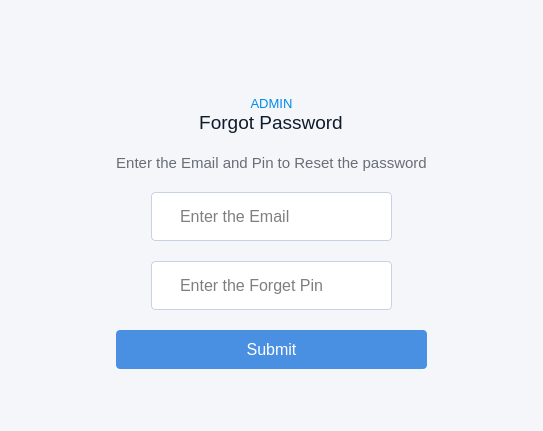
<?xml version="1.0" encoding="UTF-8"?>
<ui version="4.0">
 <class>Forgot_Password_Dialog</class>
 <widget class="QDialog" name="Forgot_Password_Dialog">
  <property name="geometry">
   <rect>
    <x>0</x>
    <y>0</y>
    <width>543</width>
    <height>431</height>
   </rect>
  </property>
  <property name="windowTitle">
   <string>IMS : Forgot Password ?</string>
  </property>
  <property name="styleSheet">
   <string notr="true">background-color: #F5F6FA;</string>
  </property>
  <layout class="QHBoxLayout" name="horizontalLayout">
   <item>
    <layout class="QHBoxLayout" name="horizontalLayout_2">
     <item alignment="Qt::AlignmentFlag::AlignHCenter|Qt::AlignmentFlag::AlignVCenter">
      <widget class="QFrame" name="frame">
       <property name="sizePolicy">
        <sizepolicy hsizetype="Expanding" vsizetype="Expanding">
         <horstretch>0</horstretch>
         <verstretch>0</verstretch>
        </sizepolicy>
       </property>
       <property name="styleSheet">
        <string notr="true">background-color: #F5F6FA;
border-radius: 10px;</string>
       </property>
       <property name="frameShape">
        <enum>QFrame::Shape::StyledPanel</enum>
       </property>
       <property name="frameShadow">
        <enum>QFrame::Shadow::Raised</enum>
       </property>
       <layout class="QHBoxLayout" name="horizontalLayout_3">
        <item>
         <layout class="QVBoxLayout" name="verticalLayout">
          <property name="spacing">
           <number>20</number>
          </property>
          <item>
           <layout class="QHBoxLayout" name="horizontalLayout_4">
            <item>
             <widget class="QLabel" name="label">
              <property name="sizePolicy">
               <sizepolicy hsizetype="Fixed" vsizetype="Fixed">
                <horstretch>0</horstretch>
                <verstretch>0</verstretch>
               </sizepolicy>
              </property>
              <property name="text">
               <string/>
              </property>
              <property name="pixmap">
               <pixmap resource="resources.qrc">:/resources/icons/alert.svg</pixmap>
              </property>
              <property name="alignment">
               <set>Qt::AlignmentFlag::AlignCenter</set>
              </property>
             </widget>
            </item>
           </layout>
          </item>
          <item>
           <layout class="QVBoxLayout" name="verticalLayout_2">
            <property name="spacing">
             <number>0</number>
            </property>
            <item>
             <widget class="QLabel" name="status_label">
              <property name="font">
               <font>
                <pointsize>10</pointsize>
               </font>
              </property>
              <property name="styleSheet">
               <string notr="true">color: rgb(0, 137, 236);</string>
              </property>
              <property name="text">
               <string>ADMIN</string>
              </property>
              <property name="alignment">
               <set>Qt::AlignmentFlag::AlignCenter</set>
              </property>
             </widget>
            </item>
            <item>
             <layout class="QHBoxLayout" name="horizontalLayout_5">
              <property name="spacing">
               <number>0</number>
              </property>
              <item>
               <widget class="QLabel" name="label_2">
                <property name="sizePolicy">
                 <sizepolicy hsizetype="Fixed" vsizetype="Fixed">
                  <horstretch>0</horstretch>
                  <verstretch>0</verstretch>
                 </sizepolicy>
                </property>
                <property name="font">
                 <font>
                  <pointsize>14</pointsize>
                  <bold>false</bold>
                 </font>
                </property>
                <property name="styleSheet">
                 <string notr="true">color: rgb(14, 28, 44);</string>
                </property>
                <property name="text">
                 <string>Forgot Password</string>
                </property>
                <property name="alignment">
                 <set>Qt::AlignmentFlag::AlignCenter</set>
                </property>
               </widget>
              </item>
             </layout>
            </item>
           </layout>
          </item>
          <item>
           <widget class="QLabel" name="label_3">
            <property name="font">
             <font>
              <pointsize>11</pointsize>
             </font>
            </property>
            <property name="styleSheet">
             <string notr="true">color: rgb(104, 109, 118);</string>
            </property>
            <property name="text">
             <string>Enter the Email and Pin to Reset the password</string>
            </property>
            <property name="alignment">
             <set>Qt::AlignmentFlag::AlignCenter</set>
            </property>
           </widget>
          </item>
          <item>
           <layout class="QHBoxLayout" name="horizontalLayout_7">
            <item>
             <widget class="QFrame" name="horizontalFrame_6">
              <property name="sizePolicy">
               <sizepolicy hsizetype="Fixed" vsizetype="Fixed">
                <horstretch>0</horstretch>
                <verstretch>0</verstretch>
               </sizepolicy>
              </property>
              <property name="styleSheet">
               <string notr="true">border : 1px solid rgb(200, 210, 227);
border-radius: 4px;
padding: 4px;
background-color: rgb(255, 255, 255);</string>
              </property>
              <layout class="QHBoxLayout" name="horizontalLayout_8">
               <item>
                <widget class="QLabel" name="label_4">
                 <property name="sizePolicy">
                  <sizepolicy hsizetype="Fixed" vsizetype="Fixed">
                   <horstretch>0</horstretch>
                   <verstretch>0</verstretch>
                  </sizepolicy>
                 </property>
                 <property name="styleSheet">
                  <string notr="true">border: none;
padding: 0;</string>
                 </property>
                 <property name="text">
                  <string/>
                 </property>
                 <property name="pixmap">
                  <pixmap resource="resources.qrc">:/resources/icons/email.svg</pixmap>
                 </property>
                </widget>
               </item>
               <item>
                <widget class="QLineEdit" name="user_email_lineEdit">
                 <property name="sizePolicy">
                  <sizepolicy hsizetype="Maximum" vsizetype="Fixed">
                   <horstretch>0</horstretch>
                   <verstretch>0</verstretch>
                  </sizepolicy>
                 </property>
                 <property name="minimumSize">
                  <size>
                   <width>200</width>
                   <height>0</height>
                  </size>
                 </property>
                 <property name="font">
                  <font>
                   <pointsize>12</pointsize>
                  </font>
                 </property>
                 <property name="styleSheet">
                  <string notr="true">border: none;
padding: 0;</string>
                 </property>
                 <property name="placeholderText">
                  <string>Enter the Email</string>
                 </property>
                </widget>
               </item>
              </layout>
             </widget>
            </item>
           </layout>
          </item>
          <item>
           <layout class="QHBoxLayout" name="horizontalLayout_6">
            <item>
             <widget class="QFrame" name="horizontalFrame_7">
              <property name="sizePolicy">
               <sizepolicy hsizetype="Fixed" vsizetype="Fixed">
                <horstretch>0</horstretch>
                <verstretch>0</verstretch>
               </sizepolicy>
              </property>
              <property name="styleSheet">
               <string notr="true">border : 1px solid rgb(200, 210, 227);
border-radius: 4px;
padding: 4px;
background-color: rgb(255, 255, 255);</string>
              </property>
              <layout class="QHBoxLayout" name="horizontalLayout_9">
               <item>
                <widget class="QLabel" name="label_5">
                 <property name="sizePolicy">
                  <sizepolicy hsizetype="Fixed" vsizetype="Fixed">
                   <horstretch>0</horstretch>
                   <verstretch>0</verstretch>
                  </sizepolicy>
                 </property>
                 <property name="styleSheet">
                  <string notr="true">border: none;
padding: 0;</string>
                 </property>
                 <property name="text">
                  <string/>
                 </property>
                 <property name="pixmap">
                  <pixmap resource="resources.qrc">:/resources/icons/password.svg</pixmap>
                 </property>
                </widget>
               </item>
               <item>
                <widget class="QLineEdit" name="pin_lineEdit">
                 <property name="sizePolicy">
                  <sizepolicy hsizetype="Maximum" vsizetype="Fixed">
                   <horstretch>0</horstretch>
                   <verstretch>0</verstretch>
                  </sizepolicy>
                 </property>
                 <property name="minimumSize">
                  <size>
                   <width>200</width>
                   <height>0</height>
                  </size>
                 </property>
                 <property name="font">
                  <font>
                   <pointsize>12</pointsize>
                  </font>
                 </property>
                 <property name="styleSheet">
                  <string notr="true">border: none;
padding: 0;</string>
                 </property>
                 <property name="echoMode">
                  <enum>QLineEdit::EchoMode::Password</enum>
                 </property>
                 <property name="placeholderText">
                  <string>Enter the Forget Pin</string>
                 </property>
                </widget>
               </item>
              </layout>
             </widget>
            </item>
           </layout>
          </item>
          <item>
           <layout class="QHBoxLayout" name="horizontalLayout_10">
            <item>
             <widget class="QPushButton" name="submit_btn">
              <property name="sizePolicy">
               <sizepolicy hsizetype="Preferred" vsizetype="Fixed">
                <horstretch>0</horstretch>
                <verstretch>0</verstretch>
               </sizepolicy>
              </property>
              <property name="font">
               <font>
                <pointsize>12</pointsize>
               </font>
              </property>
              <property name="styleSheet">
               <string notr="true">QPushButton{
background-color: rgb(74, 144, 226);
color:white;
padding:10px;
border-radius:4px;
}
QPushButton:hover{
background-color:rgb(14, 28, 44) ;
}</string>
              </property>
              <property name="text">
               <string>Submit</string>
              </property>
             </widget>
            </item>
           </layout>
          </item>
         </layout>
        </item>
       </layout>
      </widget>
     </item>
    </layout>
   </item>
  </layout>
 </widget>
 <resources>
  <include location="resources.qrc"/>
 </resources>
 <connections/>
</ui>
